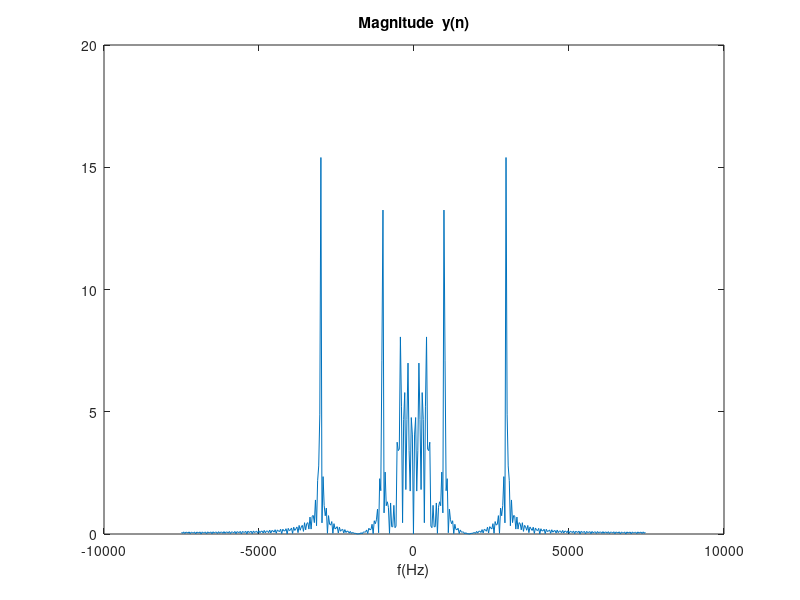

Source code (MATLAB):
fs = 15000;
h2 = firpm(127,[0 2000/fs/2 2200/fs/2 1],[1 1 0 0]);
n = 0:299;
x = sin(2*pi*1000*n/fs) + sin(2*pi*3000*n/fs);
y = conv(x,h2);
Y = fft(y);
ww = -pi:2*pi/length(Y):pi-1/length(Y);
plot(ww*fs/2/pi,abs(fftshift(Y)));
title("Magnitude  y(n)");
xlabel("f(Hz)");



